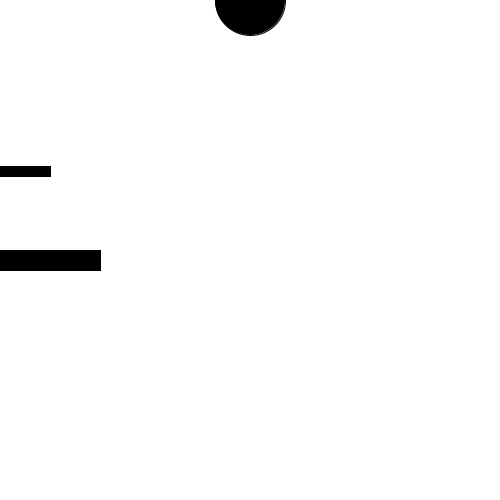
Frame 1 (no input)
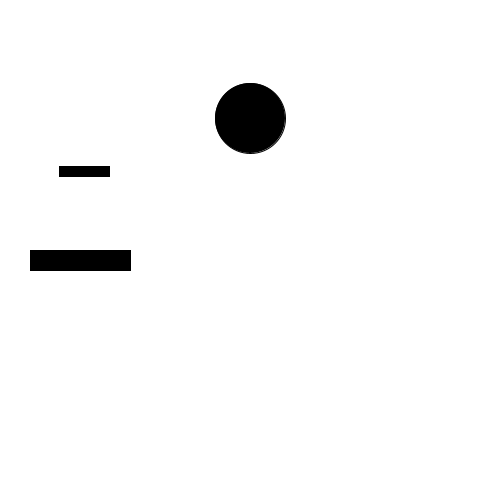
Frame 60 (the mouse pressed at the canvas centre just before this capture)
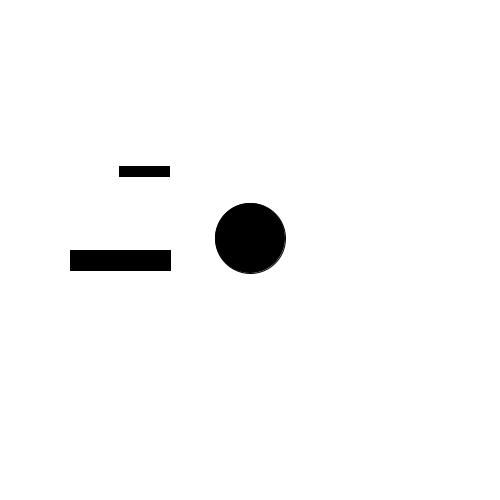
Frame 120 (the mouse held since frame 60 and released just before this capture)

The Processing sketch that drew these frames (run headless with seeded random() and noise(); from frame 60 on, the mouse is pressed at the canvas centre):

// Processing sketch: Exercise_20_2
// ── Exercise_20_2.pde
//Min Lee 3331328

float x = 0.0; 
float y = 0.0;
float a = 0.0;

void setup(){
  size(500,500);
  smooth();        //circular edges smoothed by the computer
  fill(0);         
}

void draw(){
  background(255);
  ellipse(width/2,y,70,70);
  y += 2;        //add 2 to y variable, 60x a second, also bigger the number, faster the movement. 
  if (y >= height + 35) {
    y = -35.0;    
  }


  rect(x,height/2,100,20);
  x += 10;        //add 10 to x variable, 60x a second, also bigger the number, faster the movement. 
  if (x >= height + 50) {
    x = -10.0;    
  }
    
  rect(a,height/3,50,10);
  a += 1;        //add 1 to x variable, 60x a second, also bigger the number, faster the movement. 
  if (a >= height + 25) {
    a = -5.0; 

  }
}
